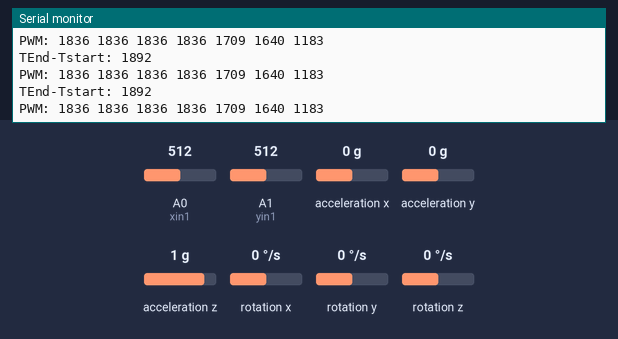
This program was run on a simulated Arduino Uno, built for the host (arithmetic inside an expression is 32-bit, double 64-bit). Shown: the last lines printed to the serial monitor. Wiring (inferred from the names in the program): MPU-6050 motion sensor at I2C address 0x68. Inputs (shaded band) come from the test bench; at power-on: A1 (yin1) = 512, A0 (xin1) = 512, acceleration x 0 g, acceleration y 0 g, acceleration z 1 g, rotation x 0 °/s, rotation y 0 °/s, rotation z 0 °/s.

Above: at 1.5 s.
1.6 s: A1 (yin1) set to 716
At 1.83 s:
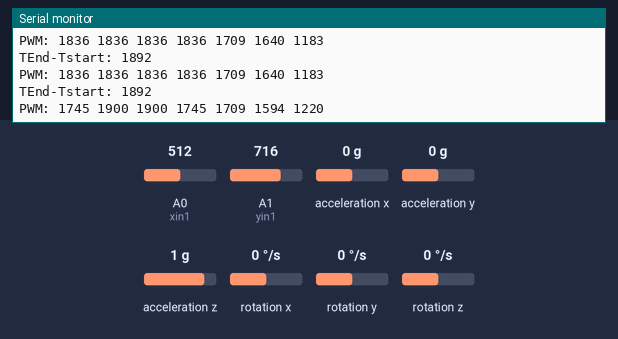
3.1 s: A1 (yin1) set to 992
At 3.24 s:
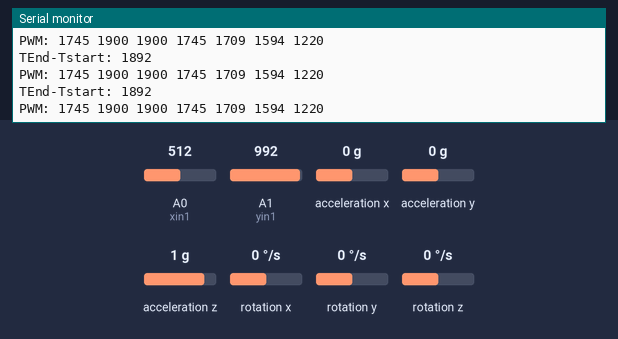
Timing chart, 0 to 6.1 s (numbered marks = the images above; inputs shaded):
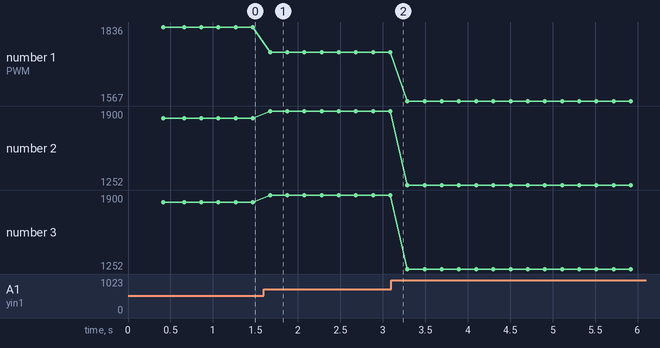

Measured:
- after the input at 1.6 s, the serial monitor: prints a new line after 0.07 s (image 1)
- plotted number 1: 1836 → 1745 after the input at 1.6 s, 1745 → 1567 after the input at 3.1 s
- plotted number 2: 1836 → 1900 after the input at 1.6 s, 1900 → 1252 after the input at 3.1 s
- plotted number 3: 1836 → 1900 after the input at 1.6 s, 1900 → 1252 after the input at 3.1 s

The program:

main.cpp
```cpp
#include "Arduino.h"
#include "Matlib.h"
#include "Wire.h"
#include "Engine.h"
#include "lqr.h"
#include "MPU6050.h"

using namespace matlib;

volatile bool received = false, reset = false;
volatile byte c;
volatile int currentAxis = 0;
volatile byte buffer[6], seq[6] = {1, 2, 3, 4, 5, 6};

void print2(const Matrix<2> &a);
int xin1 = A0;
int yin1 = A1;
int x, y;
double inputToPower[6];
double outputToPower[6];
double outputDistribute[7];
int outputPWM[7];
Matrix<2> input = {1, 1};
Reference r;
Engine e;
LQR l;
MPU6050 mpu6050;
cartesian_t acc, gyro;
Integrator<6> integratedMeasurements(
    Matrix<6>::zeros(),
    0.01);

void setup() {
  Wire.begin();
  Serial.begin(9600);
  mpu6050.begin();
  mpu6050.calibrate();
}

void loop() {

  auto tStart = micros();
  mpu6050.readGyroscope(&gyro);
  mpu6050.readAccelerometer(&acc);

  //Matrix<6,1> read = {acc.x, acc.y, acc.z, gyro.x, gyro.y, gyro.z};
  Matrix<6,1> read = {0, 0, 0, 0, 0, 0};

  integratedMeasurements.setInput(read);
  integratedMeasurements.step();
  Matrix<6,1> tmpMeasures = integratedMeasurements.getState();

  x = analogRead(xin1);
  y = analogRead(yin1);

  for(int i = 0; i < 6; i++){
    inputToPower[i] = 127.0;
  }


  inputToPower[0] = (double)x * 255.0/ 1023.0;
  inputToPower[1] = (double)y * 255.0 / 1023.0;

  inputToPower[0] = 255.0;

  for(int i = 0; i < 6; i++){
      if( abs(inputToPower[i] - 127.0) < 10.0){
         inputToPower[i] = 127.0;
      }
  }

  Matrix<6,1> commands = {inputToPower[0], inputToPower[1], inputToPower[2],
                          inputToPower[3], inputToPower[4], inputToPower[5]};

  r.toPower(inputToPower, outputToPower);

  e.distribute(outputToPower, e.addEnvironment(l.compute(l.measurements(tmpMeasures, commands)),
                                                       tmpMeasures(3,0),
                                                       tmpMeasures(4, 0),
                                                       tmpMeasures(5, 0)),
                                                       outputDistribute);

  int outputPWM[7];
  e.computePWM(outputDistribute, outputPWM);
  auto tEnd = micros();
  Serial.print("TEnd-Tstart: "), Serial.println(tEnd-tStart);
  Serial.print("PWM: ");

  for (int i= 0; i < 7; i++){
    Serial.print(outputPWM[i]);
    Serial.print(" ");
  }
  Serial.println();
  delay(200);
}

void printBuffer(volatile byte *b, size_t size) {
  for (unsigned int i = 0; i < size; i++) {
    Serial.print(b[i], DEC), Serial.print('\t');
  }
  Serial.println("");
}
```

engine.h
```cpp
#ifndef ENGINE_H
#define ENGINE_H


#define SATURATION_PWM_MAX 1900
#define SATURATION_PWM_MIN 1100

#include <stddef.h>
#include <stdint.h>

#include "politocean/serializable.h"
#include "Matlib.h"

using namespace matlib;

class ReferenceException {
  const char *_msg;

public:
  ReferenceException(const char *msg) : _msg(msg) {}
  const char *what() const { return _msg; }
};

class Reference {
  uint8_t _x, _y, _z, _roll, _pitch, _yaw;

public:
  Reference(uint8_t x, uint8_t y, uint8_t z, uint8_t roll, uint8_t pitch,
            uint8_t yaw)
      : _x(x), _y(y), _z(z), _roll(roll), _pitch(pitch), _yaw(yaw) {}
  Reference() : Reference(0, 0, 0, 0, 0, 0) {}

  inline uint8_t getX() { return _x; }
  inline uint8_t getY() { return _y; }
  inline uint8_t getZ() { return _z; }
  inline uint8_t getRoll() { return _roll; }
  inline uint8_t getPitch() { return _pitch; }
  inline uint8_t getYaw() { return _yaw; }

  inline void setX(uint8_t x) { _x = x; }
  inline void setY(uint8_t y) { _y = y; }
  inline void setZ(uint8_t z) { _z = z; }
  inline void setRoll(uint8_t roll) { _roll = roll; }
  inline void setPitch(uint8_t pitch) { _pitch = pitch; }
  inline void setYaw(uint8_t yaw) { _yaw = yaw; }

  inline void deserialize(const uint8_t *buffer, size_t size) {
    if (size != 6) {
      throw ReferenceException("Size don't match.");
    }

    _x = buffer[0];
    _y = buffer[1];
    _z = buffer[2];
    _roll = buffer[3];
    _pitch = buffer[4];
    _yaw = buffer[5];
  }

  void toPower(const double perc[6], double vect_Forces[6]);
};

class Engine {
public:
  void distribute(const double vect_Forces[6], Matrix<6,1> torques,
                        double y[7]);

  Matrix<6,1> addEnvironment(Matrix<6,1>,  double roll, double pitch, double yaw);

  void computePWM(double u[7], int outputPWM[7]);


};

#endif // ENGINE_H
```

lqr.h
```cpp
#ifndef LQR_H
#define LQR_H
#include <Arduino.h>
#include <stddef.h>
#include <stdint.h>

#include "Matlib.h"

using namespace matlib;

typedef struct {
  uint8_t x, y;
} size_m;

class LQRException {
  const char *_msg;

public:
  LQRException(const char *msg) : _msg(msg) {}
  const char *what() const { return _msg; }
};

class LQR {
  static const size_t kDim = 6;


  const Matrix<6, 6> Kq = {
      79.8353641734741,      7.71500505614214e-15,  -4.68307091084881e-16,
      -6.16904191723207e-14, -2.10162632564376e-15, 1.42133591467648e-16,
      -1.03855827757500e-16, 79.8353658893232,      -1.10290246480219e-16,
      -9.19233141886068e-17, 1.46214887783817e-14,  -1.00738774139841e-16,
      6.54038357403978e-17,  1.67417674835514e-16,  79.8353743781172,
      1.34692582405450e-16,  -4.02174306879020e-17, -1.39547145889057e-14,
      1.60081712711832e-14,  1.06692273248373e-17,  -9.57066325347667e-16,
      2.31327409166403,      1.93605269510235e-16,  2.96714323574488e-16,
      -5.85927532684634e-15, -5.22697863991803e-14, -5.50121703568022e-16,
      5.86795847867045e-17,  2.32810181465227,      -7.14989416304538e-16,
      -1.54551228030103e-15, -1.13959263687837e-14, 2.96416250612896e-14,
      1.16820987929455e-15,  2.38877826699372e-17,  2.42714478784609};
  const Matrix<6, 6> Kx = {
      -44.0328726601685,     -2.58497000264062e-16, 5.00517836499246e-17,
      8.56829358581200e-15,  7.41021949000937e-16,  -4.76429724286548e-17,
      1.19830218711475e-16,  -44.0328693333952,     2.08540733565884e-16,
      4.09834153983074e-17,  4.15781654193783e-16,  3.58376052981936e-17,
      1.87818704381869e-17,  -7.48032598592689e-17, -44.0328528750017,
      -1.33035412371676e-16, 8.47389409094342e-18,  1.38336814875844e-15,
      -1.82841870803806e-14, 2.34114249868176e-17,  -1.48951024221141e-15,
      -1.00216347433464,     -7.36657948248760e-17, -1.45184946303894e-16,
      1.09132694885787e-15,  1.95000946271270e-14,  -8.25797377592402e-19,
      -2.22571104298399e-17, -1.02350602977487,     2.44337448206322e-16,
      4.02777446645080e-16,  5.12100121297323e-15,  -1.45645846789405e-14,
      -4.83967924327114e-16, -4.11135934027878e-17, -1.18762344011595};

  Integrator<6> integrator;


public:
  LQR() : integrator(Matrix<6>::zeros(), 0.1) {}

  Matrix<6, 1> compute(const Matrix<6> &measures) {


    Matrix<6> error = -measures;

    integrator.setInput(error);
    integrator.step();

    Matrix<6> outKx = Kx * measures;
    Matrix<6> outKq = Kq * integrator.getState();;

    Matrix<6> sum = -(outKq + outKx);

    return sum;
  }

  Matrix<6, 1> measurements(Matrix<6, 1> imuMeasurements, Matrix<6,1> commands){


    for(int i = 0; i < 6; i++){
      if( abs(commands(i, 0) - 127.0) > 10.0){
         imuMeasurements(i, 0) = 0.0;
      }
    }
    return imuMeasurements;
  }
};

#endif // LQR_H
```

constants.h
```cpp
#include <stdint.h>
#include <string.h>

namespace politocean::constants {
namespace spi {
static const uint8_t kTrigger = 0xff;
}
namespace sensors {
static const uint8_t count = 7;
namespace id {
inline static const char *kTemperature = "temperature";
}
namespace value {
static const uint8_t kTemperature = 1;
}
const uint8_t map(const char *id) {
  if (strcmp(id, id::kTemperature) == 0)
    return value::kTemperature;

  return 0;
}
const char *map(uint8_t value) {
  switch (value) {
  case value::kTemperature:
    return id::kTemperature;
  }

  return NULL;
}
} // namespace sensors
} // namespace politocean::constants
```

exception.h
```cpp
#ifndef EXCEPTION_H
#define EXCEPTION_H

class exception {
  const char *_msg;

public:
  exception() : _msg(nullptr) {}
  exception(const char *msg) : _msg(msg) {}

  const char *what() const { return _msg; }
};

namespace politocean::exception {
class SensorException : public exception {
  const char *_msg;

public:
  SensorException(const char *msg) : _msg(msg) {}

  const char *what() const { return _msg; }
};
} // namespace politocean::exception

#endif // EXCEPTION_H
```

sensor.h
```cpp
#ifndef SENSOR_H
#define SENSOR_H

#include <stddef.h>
#include <stdint.h>

namespace politocean {
class Sensor {
  const char *_id;
  double _value;

public:
  Sensor(const char *id);

  inline const char *getID() const { return _id; }
  inline double getValue() const { return _value; }
  inline void setValue(double value) { _value = value; }

  void serialize(uint8_t *buffer, size_t size);
  void deserialize(uint8_t *buffer, size_t size);
};
} // namespace politocean

#endif // SENSOR_Hq
```

serializable.h
```cpp
#ifndef SERIALIZABLE_H
#define SERIALIZABLE_H

#endif // SERIALIZABLE_H
```

engine.cpp
```cpp
#include "engine.h"
#include <math.h>
#include <string.h>
#include "Arduino.h"

using namespace matlib;

void Reference::toPower(const double perc[6], double vect_Forces[6]) {
  double G[6];
  double q[6];
  double p[6];
  int i;

  static const Matrix<2, 6> Gain = {
      0.6391799880331942,    0.6391799880331942, 0.1780734772993898,
      0.057206610392085536,  0.10546713649209566, 0.20076246365902112,
      0.50443995571260791,   0.50443995571260791, 0.46899584428269525,
      0.038698589382881392,  0.0068670248575934522, 0.15844145651138775};

  // we can extert a much higher force in this direction, since we don't have to
  // fight buoyancy computing m and q of the line that relates the % of the
  // joytick and the Ft here the percentage has been computed as 0-255. If you
  // want to get it from -100-100, substitute (255-128)->100, 127->100 Gain
  // positivi Gain negativi

  //Serial.print("G: ");
  for(int i = 0; i < 6; i++){
      if( abs(perc[i] - 127.0) < 10.0){
         p[i] = 127.0;
      }
      else{
        p[i] = perc[i];
      }
  }

  for (i = 0; i < 6; i++) {
    if (p[i] >= 128.0) {
      G[i] = Gain(0, i);

      q[i] = G[i] * 127.0;
    } else {

      G[i] = Gain(1, i);
      q[i] = G[i] * 127.0;
    }

    //Serial.print(G[i]);
    //Serial.print(" ");
    vect_Forces[i] = G[i] * p[i] - q[i];
  }

  /*Serial.println();
  Serial.print("q: ");

  for(int j = 0; j<6; j++){
    Serial.print(q[j]);
    Serial.print(" ");
  }

  Serial.println();
  */
}

/* Function Definitions */
/*
 * Arguments    : const double vect_Forces[6]
 *                double Ftx
 *                double Fty
 *                double Ftz
 *                double Mtx
 *                double Mty
 *                double Mtz
 *                double y[7]
 * Return Type  : void
 */
void Engine::distribute(const double vect_Forces[6], Matrix<6,1> torques,
                        double y[7]) {
  double F1_Ftx = 0.0;
  double F1_Fty = 0.0;
  double F1_Mtz = 0.0;
  double F2_Mtz = 0.0;
  double F7_Ftx = 0.0;
  double y_tmp = 0.0;
  torques(0, 0) += vect_Forces[0];
  torques(1, 0) += vect_Forces[1];
  torques(2, 0) += vect_Forces[2];
  torques(3, 0) += vect_Forces[3];
  torques(4, 0) += vect_Forces[4];
  torques(5, 0) += vect_Forces[5];

  /* Due to Ftx */
  F7_Ftx = -0.1698 * torques(0, 0);
  F1_Ftx = 0.3536 * torques(0, 0);

  /* Due to Fty */
  F1_Fty = -torques(1, 0) / 2.8284271247461903;

  /* Due to Ftz */
  /* Due to Mtx */
  /* VERIFICARE */
  /* Due to Mty */
  /* Due to Mz */
  F1_Mtz = -1.08325 * torques(5, 0);
  F2_Mtz = 1.12563 * torques(5, 0);

  /* ???? */
  y_tmp = F1_Ftx + F1_Fty;
  y[0] = y_tmp + F1_Mtz;
  F1_Ftx -= F1_Fty;
  y[1] = F1_Ftx + F2_Mtz;
  y[2] = F1_Ftx - F2_Mtz;
  y[3] = y_tmp - F1_Mtz;
  y[4] = ((0.000201 * torques(1, 0) + 0.380273 * torques(2, 0)) + 0.0049 * torques(3, 0)) + -3.0386 * torques(4, 0);
  y[5] = (((-F7_Ftx + -0.110565 * torques(1, 0)) + 0.313408 * torques(2, 0)) + -2.57849 * torques(3, 0)) +
         1.52721 * torques(4, 0);
  y[6] = (((F7_Ftx + 0.11364 * torques(1, 0)) + 0.306319 * torques(2, 0)) + 2.5739 * torques(3, 0)) +
         1.5114 * torques(4, 0);
}

Matrix<6,1> Engine::addEnvironment(Matrix<6,1> torques,  double roll, double pitch,
                            double yaw) {

// accelerazione di gravità
double g= 9.80666;        // [(kg*m)/(s^2)]

// massa ROV
double m= 9.94104;          // [kg]


// volume ROV
double V= 6544278.18/pow(1000.0,3);     // [m^3]

// rho=997;  % [kg/m^3]
double rho=997;

double buoyancy=rho*g*V;

// Distanza centro di massa- centro di galleggiamento VERIFICARE!!
double xb= 69.55/1000;     // [m]
double yb=1.01/1000;       // [m]
double zb= 52.31/1000;     // [m]


Matrix<6,8> B_f= {-1, 0, 0, 0, 0, 0, -m*g*cos(yaw)*sin(pitch), m*g*cos(yaw)*sin(pitch),
    0, -1, 0, 0, 0, 0,  m*g*cos(yaw)*sin(roll), -m*g*cos(yaw)*sin(roll),
    0, 0, -1, 0, 0, 0, m*g*cos(roll)*cos(pitch), -m*g*cos(roll)*cos(pitch),
    0, 0, 0, -1, 0, 0, 0, -buoyancy*zb*cos(pitch)*sin(roll),
    0, 0, 0, 0, -1, 0, 0, - buoyancy*zb*sin(pitch)-buoyancy*xb*cos(roll)*cos(pitch),
    0, 0, 0, 0, 0, -1,0, buoyancy*xb*cos(pitch)*sin(roll)};

Matrix<8, 1> T = {torques(0, 0),
                  torques(1, 0),
                  torques(2, 0),
                  torques(3, 0),
                  torques(4, 0),
                  torques(5, 0), 1, 1};

Matrix<6, 1> F_thrust = B_f*T;

/*
Serial.println("B_f");
for(int i = 0; i < 6; i++){
  for(int j = 0; j< 8; j++){
    Serial.print(B_f(i, j));
    Serial.print(" ");
  }
  Serial.println();
}

Serial.print("Formula ");
Serial.println(V);


Serial.print("F_thrust: ");
    for(int i = 0; i < 6; i++){
      Serial.print(torques(i, 0));
      Serial.print(" ");
    }
    Serial.println();
Serial.print("Roll "), Serial.print(roll),
Serial.print("Pitch "), Serial.print(pitch),
Serial.print("Yaw "), Serial.print(yaw);
*/

return F_thrust;
}

void Engine::computePWM(double u[7], int outputPWM[7]) {
  static const double p_x1[7] = {2.946851474459042e-06,
                                 2.836712230035537e-04,
                                 0.010616408671209,
                                 0.199901189414592,
                                 2.176683385925845,
                                 26.369976813191993,
                                 1.465861832468260e+03};
  static const double p_x2[7] = {-6.645745311609482e-07,
                                  8.239563077992088e-05,
                                  -0.003935635978640,
                                  0.094003405635814,
                                  -1.311652566479037,
                                  20.751467116095448,
                                  1.534679140574547e+03};


  for(int i = 0; i < 7; i++){
      if (u[i] <= 0) {
          outputPWM[i] = (int)(p_x1[0] * pow(u[i], 6) + p_x1[1] * pow(u[i], 5) + p_x1[2] * pow(u[i], 4) +
          p_x1[3] * pow(u[i], 3) + p_x1[4] * pow(u[i], 2) + p_x1[5] * u[i] + p_x1[6]);
      } else {
          outputPWM[i] = (int)(p_x2[0] * pow(u[i], 6) + p_x2[1] * pow(u[i], 5) + p_x2[2] * pow(u[i], 4) +
          p_x2[3] * pow(u[i], 3) + p_x2[4] * pow(u[i], 2) + p_x2[5] * u[i] + p_x2[6]);
      }

      if(outputPWM[i] > SATURATION_PWM_MAX) outputPWM[i] = SATURATION_PWM_MAX;
      else if (outputPWM[i] < SATURATION_PWM_MIN) outputPWM[i] = SATURATION_PWM_MIN;
  }
}
```

sensor.cpp
```cpp
#include <math.h>
#include <stdlib.h>

#include "politocean/constants.h"
#include "politocean/exception.h"
#include "politocean/sensor.h"

using namespace politocean;
using namespace politocean::exception;

Sensor::Sensor(const char *id) : _id(id), _value(10.5) {}

void Sensor::serialize(uint8_t *buffer, size_t size) {
  if (size != 3 * sizeof(char)) {
    throw SensorException("Size is not correct.");
  }

  double integral;
  double decimal;

  decimal = modf(_value, &integral);

  buffer[0] = politocean::constants::sensors::map(_id);
  buffer[1] = (uint8_t)integral;
  buffer[2] = (uint8_t)(decimal * 100);
}

void Sensor::deserialize(uint8_t *buffer, size_t size) {
  if (size != 3 * sizeof(char)) {
    throw SensorException("Size is not correct.");
  }

  if (politocean::constants::sensors::map(_id) != buffer[0]) {
    throw SensorException("IDs don't match during deserialization.");
  }

  _id = constants::sensors::map(buffer[0]);
  _value = (double)(buffer[1] + (double)buffer[2] / 100.0);
}
```
